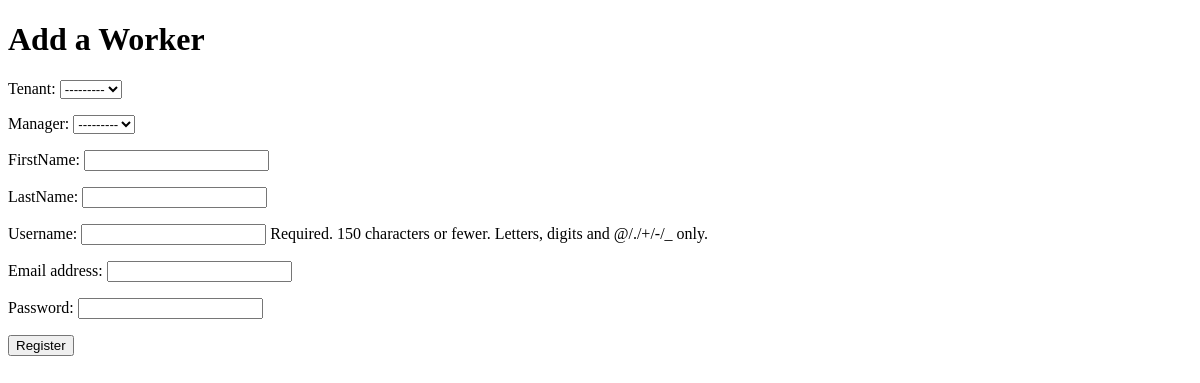
Page /saas/addWorker/ on the earlier database version.
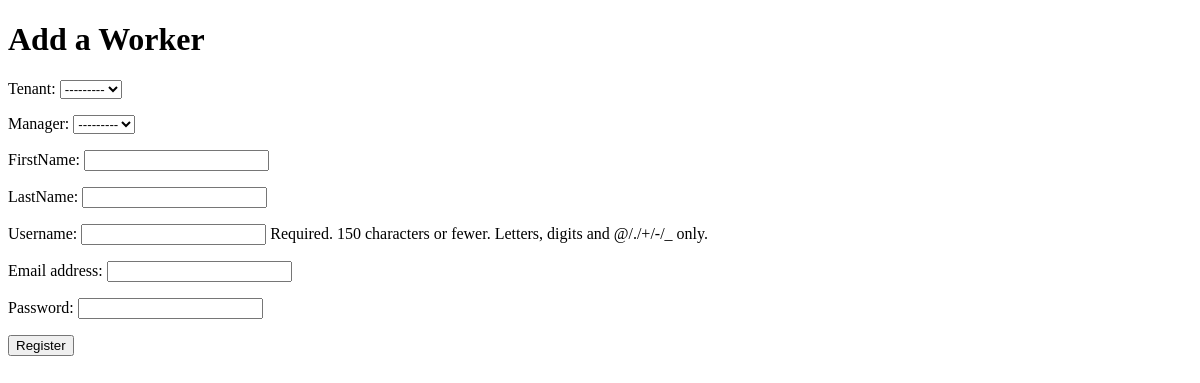
Same page on the later database version.
### saas/models.py (models this page shows)
class Manager(models.Model):
    user = models.OneToOneField(User)
    tenant = models.ForeignKey(UserProfile)
    firstName = models.CharField(max_length = 128)
    lastName = models.CharField(max_length = 128)
    websiteRank = models.IntegerField(default=2)
    def __unicode__(self):
        return self.firstName

### saas/views.py (the view)
# urls.py: url(r'^saas/addWorker/$', views.addWorker, name='addWorker'),
def addWorker(request):
    context = RequestContext(request)
    if request.method == 'POST':
        user_form = UserForm(data=request.POST)
        addWorker_form = addWorkerForm(data=request.POST)
        if user_form.is_valid() and addWorker_form.is_valid():
            user = user_form.save()
            user.set_password(user.password)
            user.save()
            profile = addWorker_form.save(commit=False)
            profile.user = user
            profile.save()
        else:
            print user_form.errors, addWorker_form.errors
    else:
        user_form = UserForm()
        addWorker_form = addWorkerForm()
    return render_to_response(
            'saas/addUser.html',
            {'user_form': user_form, 'addWorker_form': addWorker_form},
            context)

### saas/forms.py
class UserForm(forms.ModelForm):
    password = forms.CharField(widget=forms.PasswordInput())
    class Meta:
        model = User
        fields = ('username', 'email', 'password')

class addWorkerForm(forms.ModelForm):
    class Meta:
        model = Worker
        fields = ('tenant','manager','firstName','lastName')

### saas/models.py (called while the page is built)
    def __unicode__(self):
        return self.user.username

### templates/saas/addUser.html (shortened to what this page needs)
<!DOCTYPE html>
<html>
    <head>
    </head>
    <body>
        <h1>Add a Worker</h1>
        <form id="form" method="post" action="/saas/addWorker/"
                enctype="multipart/form-data">
            {{ addWorker_form.as_p }}
            {{ user_form.as_p }}
            <input type="submit" name="submit" value="Register" />
        </form>
    </body>
</html>

Differences in the rows shown:
added Manager: tenant "---------"
Other differences:
form field tenant: "---------" → (not shown)
